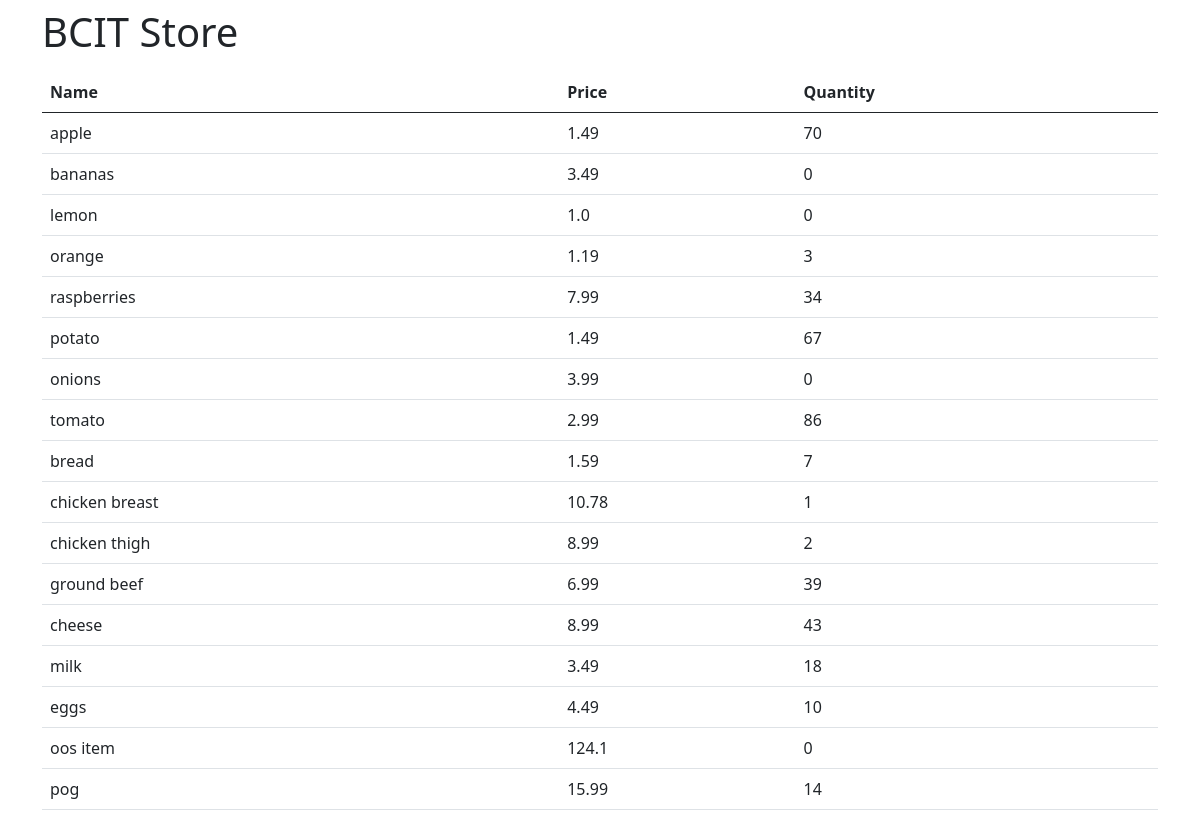
The app's page /, older data.
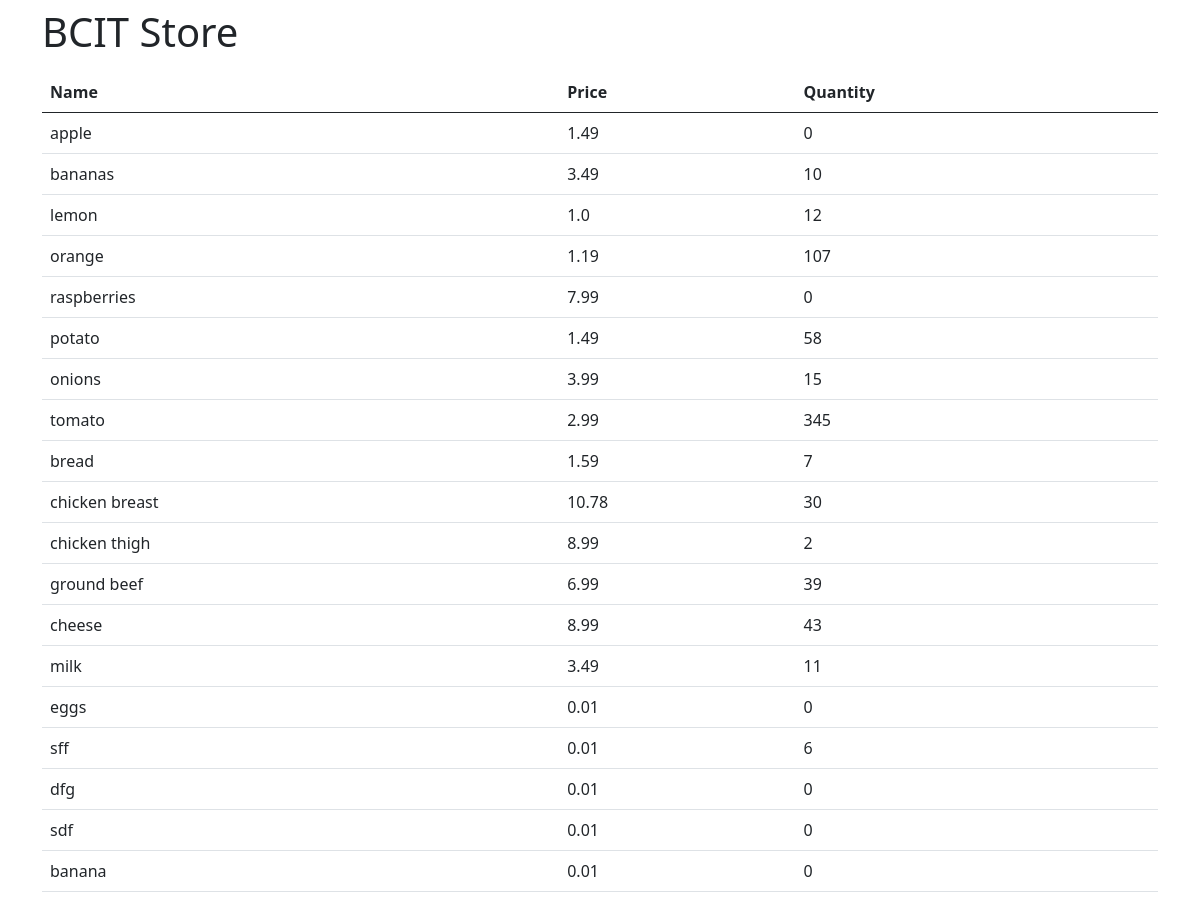
The same page, newer data.
### models.py (models this page shows, shortened)
class Product(db.Model):
    name = db.Column(db.String, unique=True, primary_key=True, nullable=False)
    price = db.Column(db.Float)
    quantity = db.Column(db.Integer)

### app.py (the view)
@app.route("/")
def home():
    data = Product.query.all()
    return render_template("index.html", products=data)

### templates/index.html
{% extends "base.html" %}
{% block content %}
<h1 class="py-2">BCIT Store</h1>
<table class="table table-highlighted">
    <thead>
        <tr>
            <th>Name</th>
            <th>Price</th>
            <th>Quantity</th>
        </tr>
    </thead>
    <tbody>
        {% for product in products %}
        <tr>
            <td>{{ product.name }}</td>
            <td>{{ product.price }}</td>
            <td>{{ product.quantity }}</td>
        </tr>
        {% endfor %}
    </tbody>
</table>
{% endblock %}

Row changes from the older to the newer data that the page shows:
removed Product: name "oos item", price "124.1", quantity "0"
removed Product: name "pog", price "15.99", quantity "14"
changed Product "apple": quantity "70" → "0"
changed Product "bananas": quantity "0" → "10"
changed Product "lemon": quantity "0" → "12"
changed Product "orange": quantity "3" → "107"
changed Product "raspberries": quantity "34" → "0"
changed Product "potato": quantity "67" → "58"
changed Product "onions": quantity "0" → "15"
changed Product "tomato": quantity "86" → "345"
changed Product "chicken breast": quantity "1" → "30"
changed Product "milk": quantity "18" → "11"
changed Product "eggs": price "4.49" → "0.01"; quantity "10" → "0"
added Product: name "sff", price "0.01", quantity "6"
added Product: name "dfg", price "0.01", quantity "0"
added Product: name "sdf", price "0.01", quantity "0"
added Product: name "banana", price "0.01", quantity "0"
